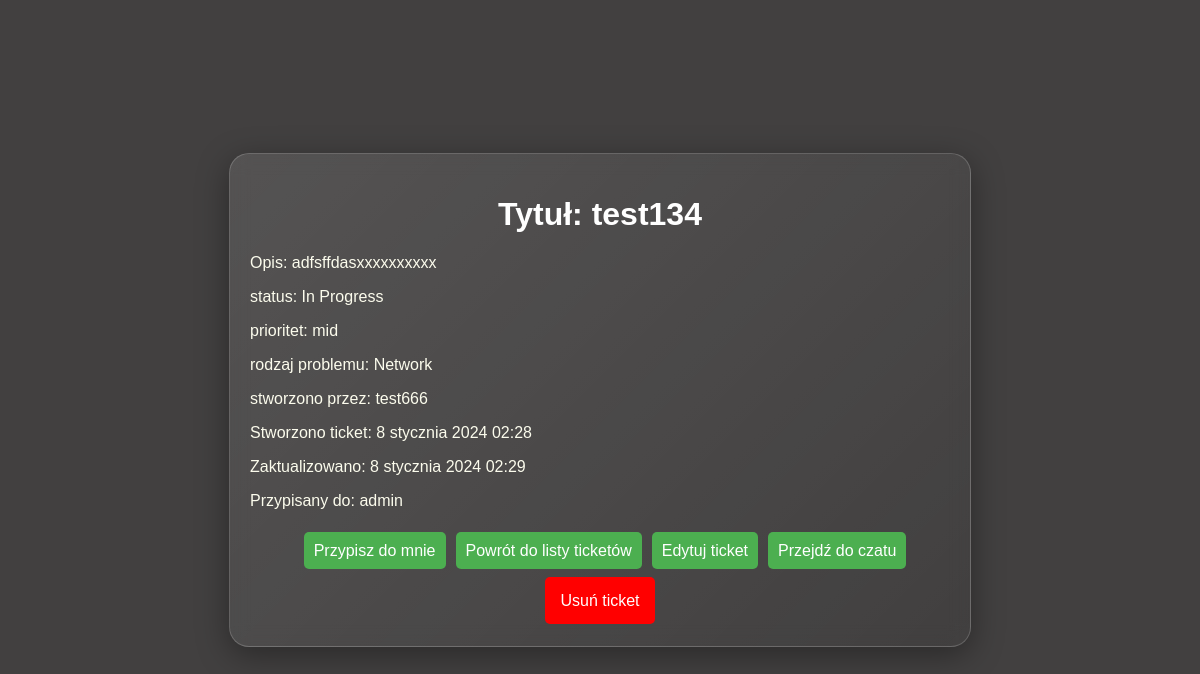
Screenshot of /ticket/detail/test134/ with the database file from the repository.
### helpdeskapp/models.py (models this page shows, shortened)
class Ticket(models.Model):
    statuslist = (
        ('Pending', 'Pending'),
        ('In Progress', 'In Progress'),
        ('Completed', 'Completed'),
    )
    prioritylist = (
        ('low', 'low'),
        ('mid', 'mid'),
        ('high', 'high'),
    )
    request_typelist = (
        ('Software', 'Software'),
        ('Hardware', 'Hardware'),
        ('Network', 'Network'),
        ('Other', 'Other')
    )
    title = models.CharField(max_length=100)
    description = models.TextField()
    status = models.CharField(max_length=100, choices=statuslist, default='Pending')
    priority = models.CharField(max_length=100, choices=prioritylist, default='low')
    request_type = models.CharField(max_length=100, choices=request_typelist, default='Software')
    created_at = models.DateTimeField(auto_now_add=True)
    assigned_to = models.ForeignKey(User, on_delete=models.CASCADE, related_name='ticket_assigned_to', null=True, blank=True, default=None)
    updated_at = models.DateTimeField(auto_now=True)
    created_by = models.ForeignKey(User, on_delete=models.CASCADE, related_name='ticket_created_by')
    closed_at = models.DateTimeField(null=True, blank=True, default=None)
    objects = models.Manager() # default manager
    slug = models.SlugField(unique=True, default='default-slug')
    class Meta:
        ordering = ['-created_at']

### helpdeskapp/views.py (the view)
# urls.py: path('ticket/detail/<slug:slug>/', views.ticket_detail, name='ticket_detail'),
def ticket_detail(request, slug):
    ticket = get_object_or_404(Ticket, slug=slug)
    return render(request, 'helpdeskapp/tickets/ticket_detail.html', {'ticket': ticket})

### helpdeskapp/templates/helpdeskapp/tickets/ticket_detail.html (shortened to what this page needs)
{%load static %}
<DOCTYPE html>
<head>
    <link href="{% static 'helpdeskapp/detail.css' %}" rel="stylesheet">
</head>
<body>
{% block content %}
<div class="container">
    <div class="help-card">
        <h1>Tytuł: {{ticket.title}}</h1>
        <p>Opis: {{ticket.description}}</p>
        <p>status: {{ticket.status}}</p>
        <p>prioritet: {{ticket.priority}}</p>
        <p>rodzaj problemu: {{ticket.request_type}}</p>
        <p>stworzono przez: {{ticket.created_by}}</p>
        <p>Stworzono ticket: {{ticket.created_at}}</p>
        <p>Zaktualizowano: {{ticket.updated_at}}</p>
        <p>Przypisany do: {{ticket.assigned_to}}</p>
        <div class="a_other">
        <p><a href="{% url 'helpdeskapp:assigned_to' ticket.slug %}" >Przypisz do mnie</a></p>
        <p><a href = "{% url 'helpdeskapp:ticket_list' %}" >Powrót do listy ticketów</a></p>
        <p><a href="{% url 'helpdeskapp:ticket_edit' ticket.slug %}" >Edytuj ticket</a></p>
        <p><a href="{% url 'chat:chat_room' ticket.slug %}" >Przejdź do czatu</a></p>
        </div>
        <p class="usun"><a href="{% url 'helpdeskapp:ticket_delete' ticket.slug %}" class = "usun">Usuń ticket</a></p>
    </div>
</div>
{% endblock %}
</body>

### helpdeskapp/static/helpdeskapp/detail.css (style rules this page uses)
body { background-color: #424040; color: #fff; display: flex; justify-content: center; align-items: center; font-family: sans-serif; }
.help-card { padding: 20px; width: 700px; background: linear-gradient(135deg, rgba(255, 255, 255, 0.1), rgba(255, 255, 255, 0)); backdrop-filter: blur(10px); -webkit-backdrop-filter: blur(10px); border-radius: 20px; border: 1px solid rgba(255, 255, 255, 0.18); box-shadow: 0 8px 32px 0 rgba(0, 0, 0, 0.37); margin: 20px; flex-wrap:wrap; }
h1 { text-align: center; color: #fff; }
p { color: rgb(252, 252, 237); }
.a_other { display: flex; justify-content: center; }
.a_other>p { margin-left: 10px; }
p.usun { text-align: center; }
a.usun { background-color: red; width: 100%; padding: 15px; font-size: 16px; }
a { background-color: #4CAF50; color: white; padding: 10px; border: none; border-radius: 5px; cursor: pointer; width: 100%; text-decoration: none; flex-wrap:wrap; }

### rows the page displays
Ticket: title "test134", description "adfsffdasxxxxxxxxxx", status "In Progress", priority "mid", request_type "Network", created_by "test666", created_at "8 stycznia 2024 02:28", updated_at "8 stycznia 2024 02:29", assigned_to "admin"
